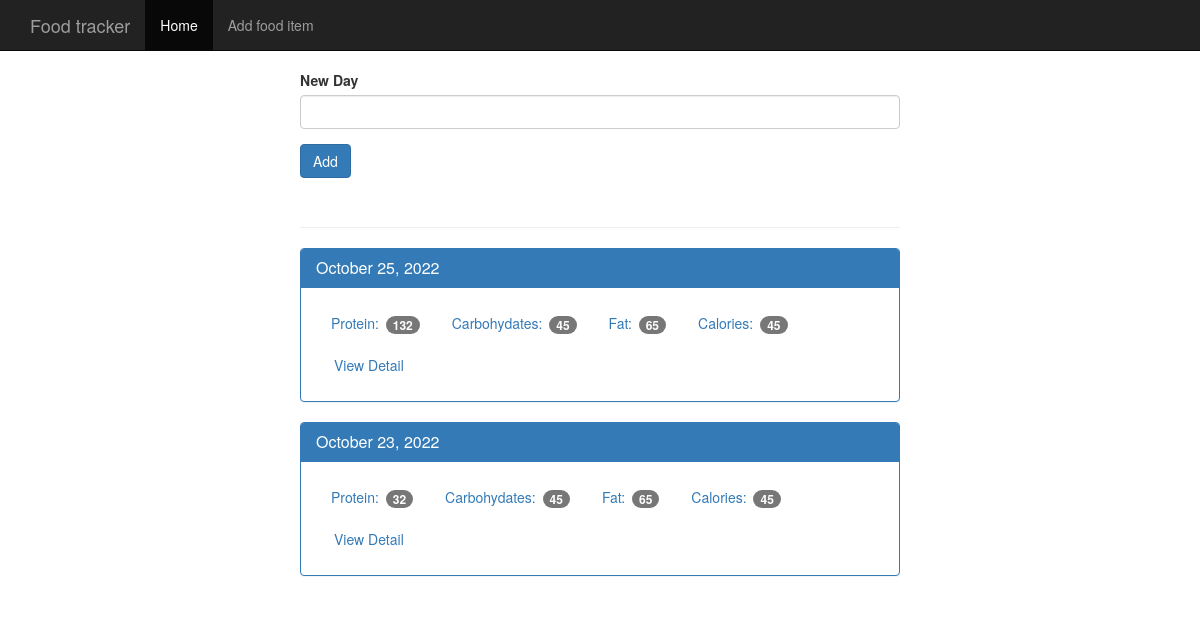
The page / on the database its author committed.
### tables this page shows
CREATE TABLE log_date (
    id integer primary key autoincrement,
    entry_date date not null
);

### app.py (the view)
@app.route('/', methods=['POST', 'GET'])
def index():
    db = get_db()
    if request.method == 'POST':
        date = request.form['date']
        dt = datetime.strptime(date, '%Y-%m-%d')
        database_date = datetime.strftime(dt, '%Y%m%d')
        db.execute('insert into log_date (entry_date) values (?)', [database_date])
        db.commit()
    cur = db.execute('select log_date.entry_date, sum(food.protein) as protein, sum(food.carbohydrates) as carbohydrates, sum(food.fat) as fat, sum(food.calories) as calories from log_date join food_date on food_date.log_date_id = log_date.id join food on food.id = food_date.food_id group by log_date.id')
    results = cur.fetchall()
    date_results = []
    for i in results:
        single_date = {}
        single_date['entry_date'] = i['entry_date']
        single_date['protein'] = i['protein']
        single_date['carbohydrates'] = i['carbohydrates']
        single_date['fat'] = i['fat']
        single_date['calories'] = i['calories']
        d = datetime.strptime(str(i['entry_date']), '%Y%m%d')
        single_date['pretty_date'] = datetime.strftime(d, '%B %d, %Y')
        date_results.append(single_date)
    return render_template('home.html', results=date_results)

### database.py (called while the page is built)
def connect_db():
    sql = sqlite3.connect('/home/lucas/Bureau/repos/flask_first_project/food_log.db')
    sql.row_factory = sqlite3.Row
    return sql

def get_db():
    if not hasattr(g, 'sqlite3_db'):
        g.sqlite_db = connect_db()
    return g.sqlite_db

### templates/home.html
{% extends 'base.html' %}
{% block body %}
    <nav class="navbar navbar-inverse navbar-fixed-top">
        <div class="container">
            <div class="navbar-header">
                <a class="navbar-brand" href="{{ url_for('index')}}">Food tracker</a>
            </div>
            <div id="navbar" class="collapse navbar-collapse">
            <ul class="nav navbar-nav">
              <li class="active">
                <a href="{{ url_for('index')}}">Home</a>
              </li>
              <li>
                <a href="{{ url_for('food')}}">Add food item</a>
              </li>
            </ul>
          </div>
        </div>
      </nav>
    <div class="container theme-showcase col-sm-6 col-sm-offset-3" role="main">
        <div class="row">
          <div>
            <form method="POST" action="/">
              <div class="form-group">
                <label for="new-day">New Day</label>
                <input  class="form-control" id="new-day" name="date">
              </div>
              <button type="submit" class="btn btn-primary">Add</button>
            </form>
            <div class="page-header"></div>
            {% for r in results %}
            <div class="panel panel-primary">
              <div class="panel-heading">
                <h3 class="panel-title">{{r.pretty_date}}</h3>
              </div>
              <div class="panel-body">
                <ul class="nav nav-pills" role="tablist">
                  <li><a>Protein: <span class="badge">{{r.protein}}</span></a></li>
                  <li><a>Carbohydates: <span class="badge">45</span></a></li>
                  <li><a>Fat: <span class="badge">65</span></a></li>
                  <li><a>Calories: <span class="badge">45</span></a></li>
                  <li><a href="{{url_for('view', date=r.entry_date)}}" type="button" class="btn btn-link">View Detail</a></li>
                </ul>
              </div>
            </div>
            {% endfor %}
          </div>
        </div>
      </div>
{% endblock %}

### static/theme.css (style rules this page uses)
body { padding-top: 70px; padding-bottom: 30px; }

### rows shown on the page
log_date: pretty_date "October 25, 2022", protein "132"
log_date: pretty_date "October 23, 2022", protein "32"
